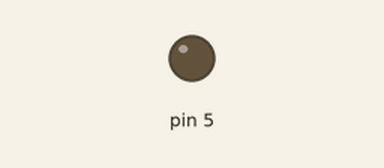
Recording of a sketch running on a simulated Arduino Uno, built with avr-gcc and run on an emulated ATmega328P. Shown: output pins drawn as LEDs (lit = HIGH).

Above: at 0.05 s.
At 0.65 s:
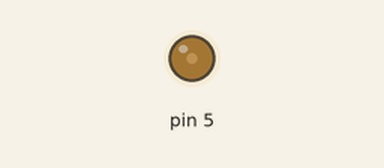
At 1.3 s:
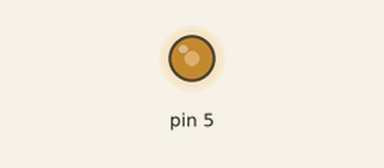
At 2.6 s:
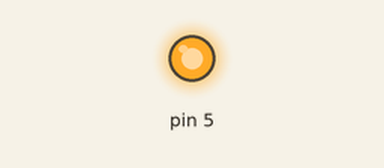
Timing chart, 0 to 6.0 s (numbered marks = the images above):
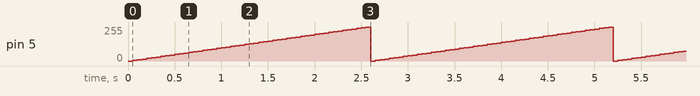

Measured:
- by itself, pin 5: ramps from 0/255 to 255/255 and jumps back, once every 2.6 s

The sketch:

2.intensity.ino
```cpp
void setup() { pinMode(5, OUTPUT); }
void loop() {
  fadeLED(0, 255, 5);
  fadeLED(255, 0, -5);
}
void fadeLED(int start, int end, int step) {
  for (int i = start; i <= end && i >= 0; i += step) {
    analogWrite(5, i);
    delay(50);
  }
}
```
